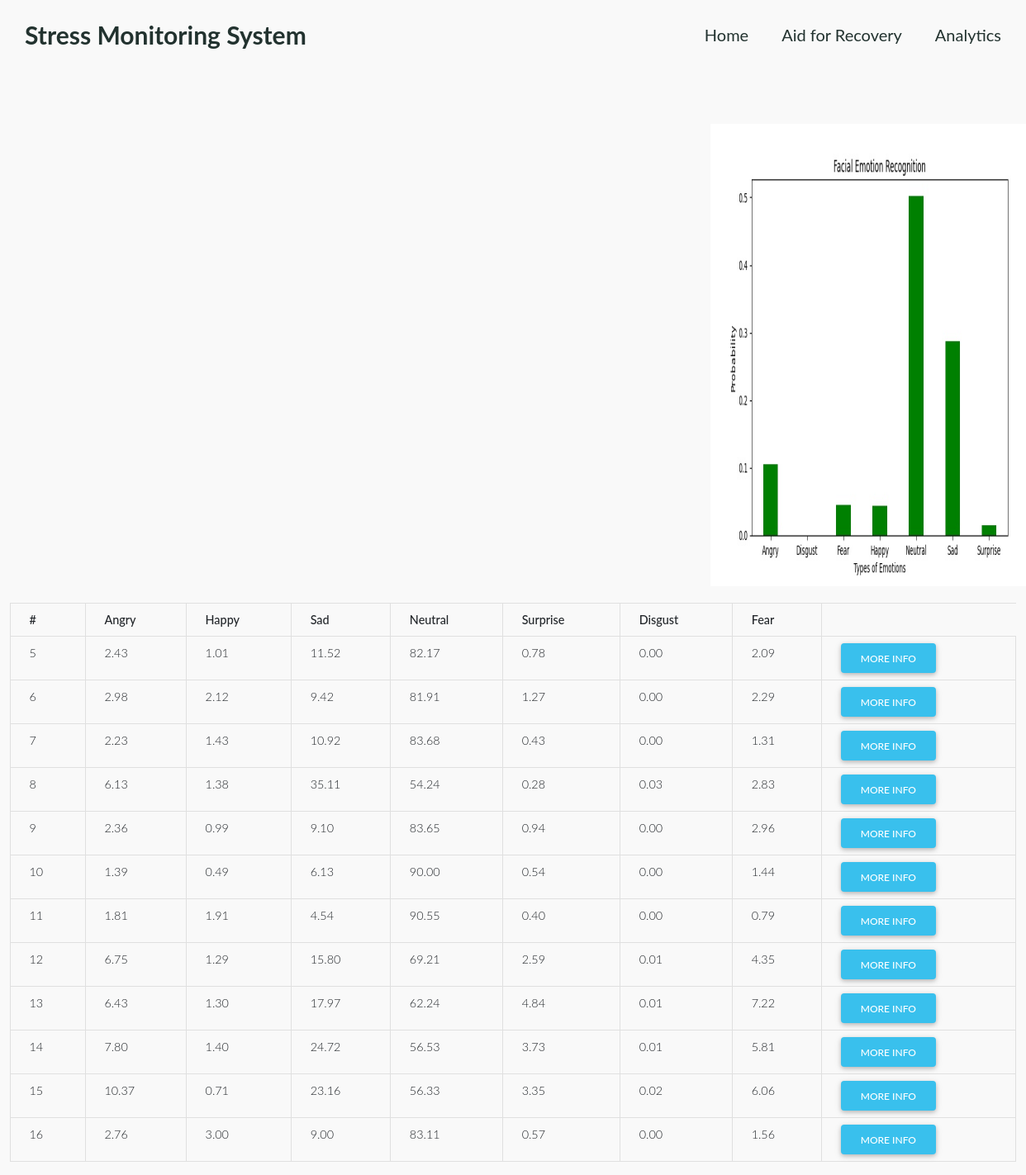
The app's page /trackmyInfo, older data.
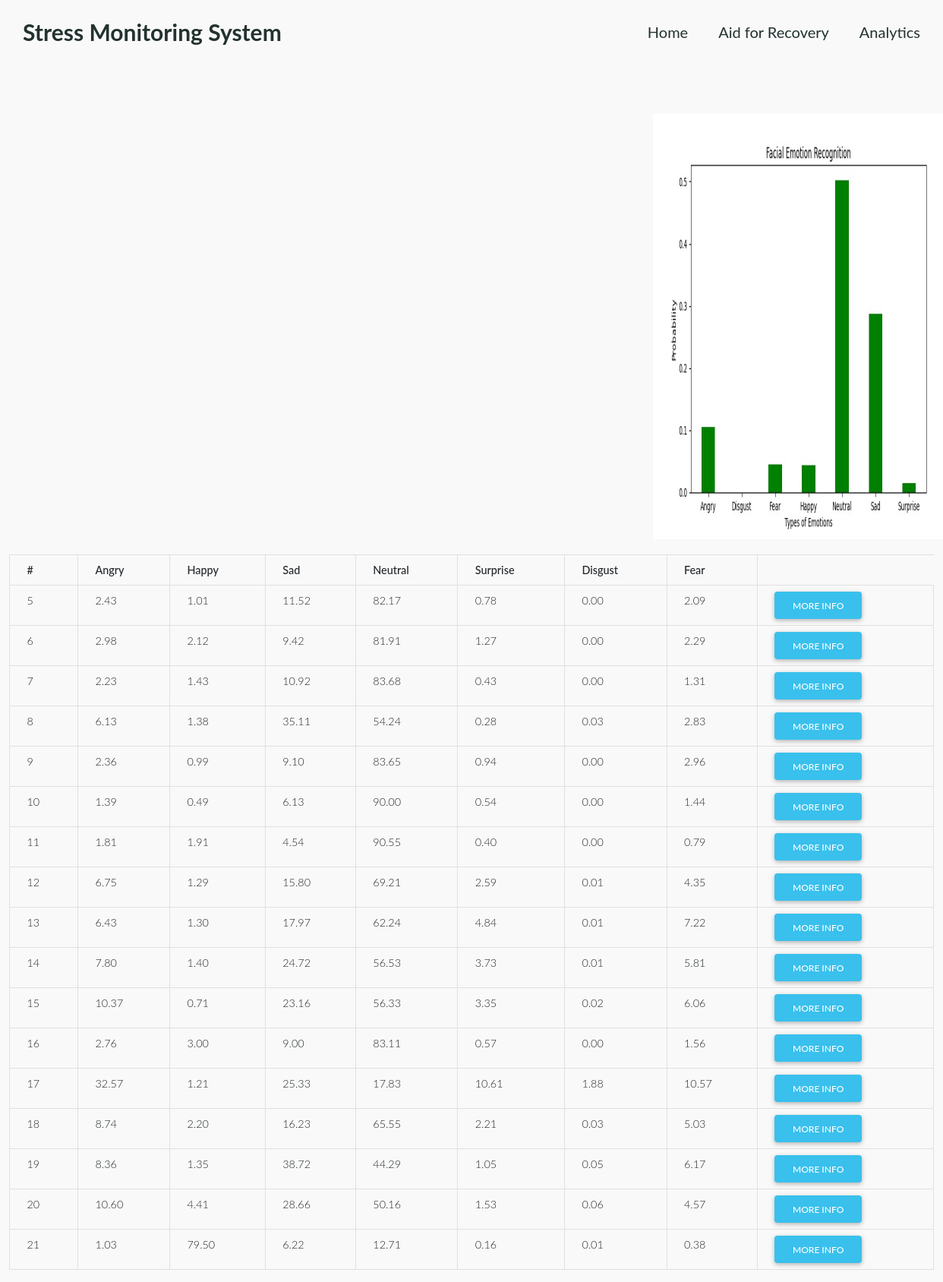
The same page, newer data.
### Graphical_Visualisation.py (models this page shows, shortened)
class ImageAnalysis(db.Model):
    imageid = db.Column(db.Integer(), primary_key=True)
    details = db.Column(db.String(length=1024), nullable=True)
    Angry = db.Column(db.Float())
    Disgust = db.Column(db.Float())
    Fear = db.Column(db.Float())
    Happy = db.Column(db.Float())
    Neutral = db.Column(db.Float())
    Sad = db.Column(db.Float())
    Surprise = db.Column(db.Float())

### routes.py (the view)
@app.route('/trackmyInfo')
def trackmyInfo():
    imageanalysis = ImageAnalysis.query.all()
    return render_template('tracking.html', bar="bar_plotcapture.jpg", imageanalysis=imageanalysis)

### templates/tracking.html (shortened to what this page needs)
{% extends 'base.html' %}
{% block content %}
<div class="container-fluid">
      <div class="row .shadow-2-strong">
          <div class="col-md-8">
            <div id="graph-container" style="width:1000px;height:570px;padding-top:10px;"></div>
        </div>
        <div class="col-md-4">
            <div style="padding:20px;" >
              <img src="/static/{{bar}}" alt="Visualisation" style="width:400px;height:570px;padding-top:10px;"/>
            </div>
        </div>
        <div class="col-md-12">
            <table class="table table-hover table-bordered table-sm">
                <thead>
                  <tr>
                    <th scope="col">#</th>
                    <th scope="col">Angry</th>
                    <th scope="col">Happy</th>
                    <th scope="col">Sad</th>
                    <th scope="col">Neutral</th>
                    <th scope="col">Surprise</th>
                    <th scope="col">Disgust</th>
                    <th scope="col">Fear</th>
                  </tr>
                </thead>
                <tbody>
                    <tbody>
                        {% for image in imageanalysis %}
                            <tr>
                                <td>{{ image.imageid }}</td>
                                <td>{{ "%.2f"|format(image.Angry*100) }}</td>
                                <td>{{ "%.2f"|format(image.Happy*100)}}</td>
                                <td>{{ "%.2f"|format(image.Sad*100)}}</td>
                                <td>{{ "%.2f"|format(image.Neutral*100)}}</td>
                                <td>{{ "%.2f"|format(image.Surprise*100)}}</td>
                                <td>{{ "%.2f"|format(image.Disgust*100) }}</td>
                                <td>{{ "%.2f"|format(image.Fear*100) }}</td>
                                <td>
                                    <button class="btn btn-outline btn-info">More Info</button>
                                </td>
                            </tr>
                        {% endfor %}
                    </tbody>
                </tbody>
              </table>
        </div>
    </div>
</div>
{% endblock %}

### templates/base.html (shortened to what this page needs)
<!doctype html>
<!DOCTYPE html>
<html lang="en">
  <head>
    <link rel="stylesheet" href="https://use.fontawesome.com/releases/v5.15.2/css/all.css" />
    <link rel="stylesheet" href="{{ url_for('static', filename='css/mdb.min.css') }}"/>
    <link rel="stylesheet" href="{{ url_for('static', filename='app.css') }}"/>
    <header class="header container container-pall">
      <nav class="nav flex flex-jc-sp flex-ai-c">
        <a class="header__logo" href="{{ url_for('about') }}">Stress Monitoring System</a>
        <ul class="menu flex">
          <li class="menu__item"><a href="{{ url_for('about') }}" class="menu__link">Home</a></li>
          <li class="menu__item"><a href="{{ url_for('Start') }}" class="menu__link">Aid for Recovery</a></li>
          <li class="menu__item"><a href="{{ url_for('trackmyInfo') }}" class="menu__link">Analytics</a></li>
        </ul>
      </nav>
    </header>
    <body>
      {% block content %}
      {% endblock %}
    </body>
  </head>
</html>

### static/app.css (style rules this page uses)
* { box-sizing: border-box; }
:root { --color-white: #fff; --color-black: #000; --color-lightGray: #f9f9f9; --color-dark: #22322F; --color-darkGray: #333333; --color-primary: #71A89E; --header-height: 7.5rem; }
body { margin: 0; padding: 0; background-color: var(--color-lightGray); font-family: 'Lato', sans-serif; font-size: 1.125rem; }
a { display: inline-block; text-decoration: none; color: var(--color-dark); }
.container { max-width: 1200px; margin: auto; }
.container-pall { padding: 0.875rem 0.5625rem; }
.flex { display: flex; }
.flex-jc-sp { justify-content: space-between; }
.flex-ai-c { align-items: center; }
.header { height: var(--header-height); }
.nav { height: 60%; flex-wrap: wrap; }
.header__logo { font-size: 1.875rem; font-weight: 700; }
.menu { position: fixed; bottom: 0; left: 0; z-index: 999; transform: translateX(-50%); width: 100vw; height: 100vh; background-color: var(--color-white); background-image: radial-gradient(circle, rgb(255 255 255) 40%, rgb(208 208 208) 100%); flex-direction: column; justify-content: center; align-items: center; padding: 0; margin: 0; visibility: hidden; opacity: 0; transition: all 500ms ease-in-out; }
@media (min-width: 48rem) { .menu { position: static; transform: translateX(0); visibility: visible; opacity: 1; width: auto; height: auto; background-color: transparent; background-image: none; flex-direction: row; justify-content: flex-start; align-items: stretch; } }
.menu__item { list-style-type: none; }
.menu__item:not(:last-child) { margin-bottom: 1.875rem; }
@media (min-width: 48rem) { .menu__item:not(:last-child) { margin-bottom: 0px; margin-right: 2.5rem; } }
.menu__link { font-size: 1.25rem; font-weight: 400; transition: all 200ms ease-in-out; }
#graph-container { min-width: 300px; max-width: 800px; height: 300px; margin: 1em auto; }

Row changes from the older to the newer data that the page shows:
added ImageAnalysis: imageid "17", image.Angry*100 "32.57", image.Happy*100 "1.21", image.Sad*100 "25.33", image.Neutral*100 "17.83", image.Surprise*100 "10.61", image.Disgust*100 "1.88", image.Fear*100 "10.57"
added ImageAnalysis: imageid "18", image.Angry*100 "8.74", image.Happy*100 "2.20", image.Sad*100 "16.23", image.Neutral*100 "65.55", image.Surprise*100 "2.21", image.Disgust*100 "0.03", image.Fear*100 "5.03"
added ImageAnalysis: imageid "19", image.Angry*100 "8.36", image.Happy*100 "1.35", image.Sad*100 "38.72", image.Neutral*100 "44.29", image.Surprise*100 "1.05", image.Disgust*100 "0.05", image.Fear*100 "6.17"
added ImageAnalysis: imageid "20", image.Angry*100 "10.60", image.Happy*100 "4.41", image.Sad*100 "28.66", image.Neutral*100 "50.16", image.Surprise*100 "1.53", image.Disgust*100 "0.06", image.Fear*100 "4.57"
added ImageAnalysis: imageid "21", image.Angry*100 "1.03", image.Happy*100 "79.50", image.Sad*100 "6.22", image.Neutral*100 "12.71", image.Surprise*100 "0.16", image.Disgust*100 "0.01", image.Fear*100 "0.38"
